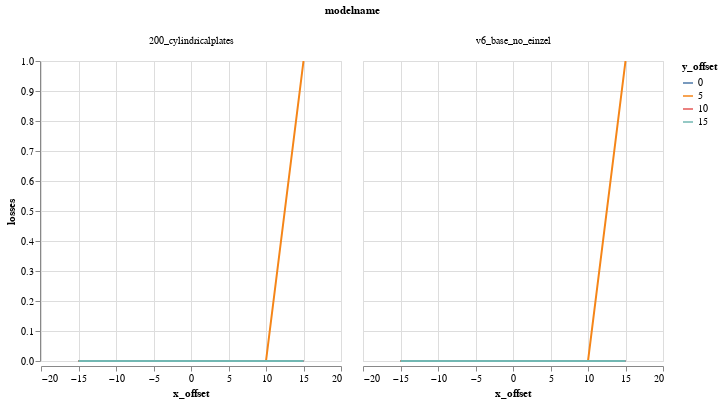

This figure's notebook cell:
### Code cell
alt.Chart(DATA).mark_line().encode(
    column="modelname",
    color='y_offset:N',
    x='x_offset',
    y='losses',
)

### Figure 1 — Vega-Lite specification as saved in the notebook (floating-point values rounded to 4 significant figures)
{"$schema": "https://vega.github.io/schema/vega-lite/v1.2.1.json", "data": {"values": [{"Unnamed: 0": 0, "losses": 0, "modelname": "200_cylindricalplates", "relbeta": 0.002309, "sourceID": 16777222, "sourceName": "x_-15_y_0", "x_emittance": 1.659, "x_emittance_rel": 1.024, "x_norm_emittance": 0.003831, "x_offset": -15, "y_emittance": 1.571, "y_emittance_rel": 0.9992, "y_norm_emittance": 0.003627, "y_offset": 0}, {"Unnamed: 0": 1, "losses": 0, "modelname": "200_cylindricalplates", "relbeta": 0.002309, "sourceID": 16777229, "sourceName": "x_-15_y_5", "x_emittance": 1.627, "x_emittance_rel": 1.021, "x_norm_emittance": 0.003757, "x_offset": -15, "y_emittance": 1.597, "y_emittance_rel": 1.002, "y_norm_emittance": 0.003687, "y_offset": 5}, {"Unnamed: 0": 2, "losses": 0, "modelname": "200_cylindricalplates", "relbeta": 0.002309, "sourceID": 16777236, "sourceName": "x_-15_y_10", "x_emittance": 1.653, "x_emittance_rel": 1.022, "x_norm_emittance": 0.003816, "x_offset": -15, "y_emittance": 1.608, "y_emittance_rel": 1.007, "y_norm_emittance": 0.003712, "y_offset": 10}, {"Unnamed: 0": 3, "losses": 0, "modelname": "200_cylindricalplates", "relbeta": 0.002309, "sourceID": 16777243, "sourceName": "x_-15_y_15", "x_emittance": 1.746, "x_emittance_rel": 1.045, "x_norm_emittance": 0.004031, "x_offset": -15, "y_emittance": 1.67, "y_emittance_rel": 1.005, "y_norm_emittance": 0.003856, "y_offset": 15}, {"Unnamed: 0": 4, "losses": 0, "modelname": "200_cylindricalplates", "relbeta": 0.002309, "sourceID": 16777220, "sourceName": "x_-10_y_0", "x_emittance": 1.592, "x_emittance_rel": 0.9998, "x_norm_emittance": 0.003675, "x_offset": -10, "y_emittance": 1.553, "y_emittance_rel": 1.0, "y_norm_emittance": 0.003586, "y_offset": 0}, {"Unnamed: 0": 5, "losses": 0, "modelname": "200_cylindricalplates", "relbeta": 0.002309, "sourceID": 16777227, "sourceName": "x_-10_y_5", "x_emittance": 1.608, "x_emittance_rel": 0.9972, "x_norm_emittance": 0.003713, "x_offset": -10, "y_emittance": 1.583, "y_emittance_rel": 1.002, "y_norm_emittance": 0.003654, "y_offset": 5}, {"Unnamed: 0": 6, "losses": 0, "modelname": "200_cylindricalplates", "relbeta": 0.002309, "sourceID": 16777234, "sourceName": "x_-10_y_10", "x_emittance": 1.491, "x_emittance_rel": 1.003, "x_norm_emittance": 0.003441, "x_offset": -10, "y_emittance": 1.676, "y_emittance_rel": 1.006, "y_norm_emittance": 0.003869, "y_offset": 10}, {"Unnamed: 0": 7, "losses": 0, "modelname": "200_cylindricalplates", "relbeta": 0.002309, "sourceID": 16777241, "sourceName": "x_-10_y_15", "x_emittance": 1.46, "x_emittance_rel": 1.007, "x_norm_emittance": 0.003372, "x_offset": -10, "y_emittance": 1.639, "y_emittance_rel": 1.003, "y_norm_emittance": 0.003785, "y_offset": 15}, {"Unnamed: 0": 8, "losses": 0, "modelname": "200_cylindricalplates", "relbeta": 0.002309, "sourceID": 16777218, "sourceName": "x_-5_y_0", "x_emittance": 1.681, "x_emittance_rel": 1.003, "x_norm_emittance": 0.003881, "x_offset": -5, "y_emittance": 1.72, "y_emittance_rel": 1.001, "y_norm_emittance": 0.00397, "y_offset": 0}, {"Unnamed: 0": 9, "losses": 0, "modelname": "200_cylindricalplates", "relbeta": 0.002309, "sourceID": 16777225, "sourceName": "x_-5_y_5", "x_emittance": 1.534, "x_emittance_rel": 1.007, "x_norm_emittance": 0.003541, "x_offset": -5, "y_emittance": 1.637, "y_emittance_rel": 1.007, "y_norm_emittance": 0.003779, "y_offset": 5}, {"Unnamed: 0": 10, "losses": 0, "modelname": "200_cylindricalplates", "relbeta": 0.002309, "sourceID": 16777232, "sourceName": "x_-5_y_10", "x_emittance": 1.534, "x_emittance_rel": 1.015, "x_norm_emittance": 0.003542, "x_offset": -5, "y_emittance": 1.57, "y_emittance_rel": 1.016, "y_norm_emittance": 0.003623, "y_offset": 10}, {"Unnamed: 0": 11, "losses": 0, "modelname": "200_cylindricalplates", "relbeta": 0.002309, "sourceID": 16777239, "sourceName": "x_-5_y_15", "x_emittance": 1.766, "x_emittance_rel": 1.044, "x_norm_emittance": 0.004078, "x_offset": -5, "y_emittance": 1.549, "y_emittance_rel": 1.029, "y_norm_emittance": 0.003576, "y_offset": 15}, {"Unnamed: 0": 12, "losses": 0, "modelname": "200_cylindricalplates", "relbeta": 0.002309, "sourceID": 16777216, "sourceName": "x_0_y_0", "x_emittance": 1.545, "x_emittance_rel": 1.003, "x_norm_emittance": 0.003566, "x_offset": 0, "y_emittance": 1.537, "y_emittance_rel": 1.0, "y_norm_emittance": 0.003549, "y_offset": 0}, {"Unnamed: 0": 13, "losses": 0, "modelname": "200_cylindricalplates", "relbeta": 0.002309, "sourceID": 16777223, "sourceName": "x_0_y_5", "x_emittance": 1.544, "x_emittance_rel": 1.002, "x_norm_emittance": 0.003564, "x_offset": 0, "y_emittance": 1.553, "y_emittance_rel": 1.012, "y_norm_emittance": 0.003585, "y_offset": 5}, {"Unnamed: 0": 14, "losses": 0, "modelname": "200_cylindricalplates", "relbeta": 0.002309, "sourceID": 16777230, "sourceName": "x_0_y_10", "x_emittance": 1.445, "x_emittance_rel": 1.03, "x_norm_emittance": 0.003336, "x_offset": 0, "y_emittance": 1.516, "y_emittance_rel": 1.028, "y_norm_emittance": 0.0035, "y_offset": 10}, {"Unnamed: 0": 15, "losses": 0, "modelname": "200_cylindricalplates", "relbeta": 0.002309, "sourceID": 16777237, "sourceName": "x_0_y_15", "x_emittance": 1.933, "x_emittance_rel": 1.093, "x_norm_emittance": 0.004462, "x_offset": 0, "y_emittance": 1.774, "y_emittance_rel": 1.1, "y_norm_emittance": 0.004096, "y_offset": 15}, {"Unnamed: 0": 16, "losses": 0, "modelname": "200_cylindricalplates", "relbeta": 0.002309, "sourceID": 16777217, "sourceName": "x_5_y_0", "x_emittance": 1.564, "x_emittance_rel": 1.009, "x_norm_emittance": 0.003611, "x_offset": 5, "y_emittance": 1.68, "y_emittance_rel": 1.003, "y_norm_emittance": 0.003878, "y_offset": 0}, {"Unnamed: 0": 17, "losses": 0, "modelname": "200_cylindricalplates", "relbeta": 0.002309, "sourceID": 16777224, "sourceName": "x_5_y_5", "x_emittance": 1.629, "x_emittance_rel": 1.017, "x_norm_emittance": 0.003761, "x_offset": 5, "y_emittance": 1.485, "y_emittance_rel": 1.008, "y_norm_emittance": 0.003429, "y_offset": 5}, {"Unnamed: 0": 18, "losses": 0, "modelname": "200_cylindricalplates", "relbeta": 0.002309, "sourceID": 16777231, "sourceName": "x_5_y_10", "x_emittance": 1.566, "x_emittance_rel": 1.071, "x_norm_emittance": 0.003616, "x_offset": 5, "y_emittance": 1.609, "y_emittance_rel": 1.009, "y_norm_emittance": 0.003714, "y_offset": 10}, {"Unnamed: 0": 19, "losses": 0, "modelname": "200_cylindricalplates", "relbeta": 0.002309, "sourceID": 16777238, "sourceName": "x_5_y_15", "x_emittance": 1.779, "x_emittance_rel": 1.113, "x_norm_emittance": 0.004108, "x_offset": 5, "y_emittance": 1.693, "y_emittance_rel": 1.076, "y_norm_emittance": 0.003908, "y_offset": 15}, {"Unnamed: 0": 20, "losses": 0, "modelname": "200_cylindricalplates", "relbeta": 0.002309, "sourceID": 16777219, "sourceName": "x_10_y_0", "x_emittance": 1.571, "x_emittance_rel": 1.034, "x_norm_emittance": 0.003627, "x_offset": 10, "y_emittance": 1.604, "y_emittance_rel": 1.003, "y_norm_emittance": 0.003703, "y_offset": 0}, {"Unnamed: 0": 21, "losses": 0, "modelname": "200_cylindricalplates", "relbeta": 0.002309, "sourceID": 16777226, "sourceName": "x_10_y_5", "x_emittance": 1.486, "x_emittance_rel": 1.026, "x_norm_emittance": 0.00343, "x_offset": 10, "y_emittance": 1.498, "y_emittance_rel": 0.994, "y_norm_emittance": 0.003457, "y_offset": 5}, {"Unnamed: 0": 22, "losses": 0, "modelname": "200_cylindricalplates", "relbeta": 0.002309, "sourceID": 16777233, "sourceName": "x_10_y_10", "x_emittance": 1.895, "x_emittance_rel": 1.088, "x_norm_emittance": 0.004376, "x_offset": 10, "y_emittance": 1.661, "y_emittance_rel": 1.03, "y_norm_emittance": 0.003835, "y_offset": 10}, {"Unnamed: 0": 23, "losses": 0, "modelname": "200_cylindricalplates", "relbeta": 0.002309, "sourceID": 16777240, "sourceName": "x_10_y_15", "x_emittance": 1.75, "x_emittance_rel": 1.112, "x_norm_emittance": 0.00404, "x_offset": 10, "y_emittance": 1.579, "y_emittance_rel": 1.045, "y_norm_emittance": 0.003646, "y_offset": 15}, {"Unnamed: 0": 24, "losses": 0, "modelname": "200_cylindricalplates", "relbeta": 0.002309, "sourceID": 16777221, "sourceName": "x_15_y_0", "x_emittance": 1.749, "x_emittance_rel": 1.167, "x_norm_emittance": 0.004039, "x_offset": 15, "y_emittance": 1.581, "y_emittance_rel": 1.002, "y_norm_emittance": 0.00365, "y_offset": 0}, {"Unnamed: 0": 25, "losses": 1, "modelname": "200_cylindricalplates", "relbeta": 0.002309, "sourceID": 16777228, "sourceName": "x_15_y_5", "x_emittance": 1.749, "x_emittance_rel": 1.113, "x_norm_emittance": 0.004038, "x_offset": 15, "y_emittance": 1.487, "y_emittance_rel": 1.001, "y_norm_emittance": 0.003433, "y_offset": 5}, {"Unnamed: 0": 26, "losses": 0, "modelname": "200_cylindricalplates", "relbeta": 0.002309, "sourceID": 16777235, "sourceName": "x_15_y_10", "x_emittance": 1.77, "x_emittance_rel": 1.091, "x_norm_emittance": 0.004086, "x_offset": 15, "y_emittance": 1.638, "y_emittance_rel": 1.013, "y_norm_emittance": 0.00378, "y_offset": 10}, {"Unnamed: 0": 27, "losses": 0, "modelname": "200_cylindricalplates", "relbeta": 0.002309, "sourceID": 16777242, "sourceName": "x_15_y_15", "x_emittance": 1.695, "x_emittance_rel": 1.119, "x_norm_emittance": 0.003912, "x_offset": 15, "y_emittance": 1.671, "y_emittance_rel": 1.053, "y_norm_emittance": 0.003858, "y_offset": 15}, {"Unnamed: 0": 0, "losses": 0, "modelname": "v6_base_no_einzel", "relbeta": 0.002308, "sourceID": 16777222, "sourceName": "x_-15_y_0", "x_emittance": 1.656, "x_emittance_rel": 1.021, "x_norm_emittance": 0.003823, "x_offset": -15, "y_emittance": 1.571, "y_emittance_rel": 0.9994, "y_norm_emittance": 0.003627, "y_offset": 0}, {"Unnamed: 0": 1, "losses": 0, "modelname": "v6_base_no_einzel", "relbeta": 0.002308, "sourceID": 16777229, "sourceName": "x_-15_y_5", "x_emittance": 1.624, "x_emittance_rel": 1.019, "x_norm_emittance": 0.003748, "x_offset": -15, "y_emittance": 1.598, "y_emittance_rel": 1.003, "y_norm_emittance": 0.003689, "y_offset": 5}, {"Unnamed: 0": 2, "losses": 0, "modelname": "v6_base_no_einzel", "relbeta": 0.002308, "sourceID": 16777236, "sourceName": "x_-15_y_10", "x_emittance": 1.651, "x_emittance_rel": 1.021, "x_norm_emittance": 0.003811, "x_offset": -15, "y_emittance": 1.607, "y_emittance_rel": 1.006, "y_norm_emittance": 0.00371, "y_offset": 10}, {"Unnamed: 0": 3, "losses": 0, "modelname": "v6_base_no_einzel", "relbeta": 0.002308, "sourceID": 16777243, "sourceName": "x_-15_y_15", "x_emittance": 1.737, "x_emittance_rel": 1.04, "x_norm_emittance": 0.00401, "x_offset": -15, "y_emittance": 1.665, "y_emittance_rel": 1.002, "y_norm_emittance": 0.003842, "y_offset": 15}, {"Unnamed: 0": 4, "losses": 0, "modelname": "v6_base_no_einzel", "relbeta": 0.002308, "sourceID": 16777220, "sourceName": "x_-10_y_0", "x_emittance": 1.594, "x_emittance_rel": 1.001, "x_norm_emittance": 0.003681, "x_offset": -10, "y_emittance": 1.552, "y_emittance_rel": 0.9996, "y_norm_emittance": 0.003583, "y_offset": 0}, {"Unnamed: 0": 5, "losses": 0, "modelname": "v6_base_no_einzel", "relbeta": 0.002308, "sourceID": 16777227, "sourceName": "x_-10_y_5", "x_emittance": 1.609, "x_emittance_rel": 0.9974, "x_norm_emittance": 0.003714, "x_offset": -10, "y_emittance": 1.582, "y_emittance_rel": 1.001, "y_norm_emittance": 0.003652, "y_offset": 5}, {"Unnamed: 0": 6, "losses": 0, "modelname": "v6_base_no_einzel", "relbeta": 0.002308, "sourceID": 16777234, "sourceName": "x_-10_y_10", "x_emittance": 1.488, "x_emittance_rel": 1.001, "x_norm_emittance": 0.003435, "x_offset": -10, "y_emittance": 1.669, "y_emittance_rel": 1.002, "y_norm_emittance": 0.003854, "y_offset": 10}, {"Unnamed: 0": 7, "losses": 0, "modelname": "v6_base_no_einzel", "relbeta": 0.002308, "sourceID": 16777241, "sourceName": "x_-10_y_15", "x_emittance": 1.454, "x_emittance_rel": 1.003, "x_norm_emittance": 0.003356, "x_offset": -10, "y_emittance": 1.636, "y_emittance_rel": 1.001, "y_norm_emittance": 0.003776, "y_offset": 15}, {"Unnamed: 0": 8, "losses": 0, "modelname": "v6_base_no_einzel", "relbeta": 0.002308, "sourceID": 16777218, "sourceName": "x_-5_y_0", "x_emittance": 1.679, "x_emittance_rel": 1.001, "x_norm_emittance": 0.003875, "x_offset": -5, "y_emittance": 1.718, "y_emittance_rel": 1.0, "y_norm_emittance": 0.003966, "y_offset": 0}, {"Unnamed: 0": 9, "losses": 0, "modelname": "v6_base_no_einzel", "relbeta": 0.002308, "sourceID": 16777225, "sourceName": "x_-5_y_5", "x_emittance": 1.525, "x_emittance_rel": 1.001, "x_norm_emittance": 0.003521, "x_offset": -5, "y_emittance": 1.63, "y_emittance_rel": 1.002, "y_norm_emittance": 0.003762, "y_offset": 5}, {"Unnamed: 0": 10, "losses": 0, "modelname": "v6_base_no_einzel", "relbeta": 0.002308, "sourceID": 16777232, "sourceName": "x_-5_y_10", "x_emittance": 1.517, "x_emittance_rel": 1.004, "x_norm_emittance": 0.003503, "x_offset": -5, "y_emittance": 1.553, "y_emittance_rel": 1.005, "y_norm_emittance": 0.003584, "y_offset": 10}, {"Unnamed: 0": 11, "losses": 0, "modelname": "v6_base_no_einzel", "relbeta": 0.002308, "sourceID": 16777239, "sourceName": "x_-5_y_15", "x_emittance": 1.711, "x_emittance_rel": 1.011, "x_norm_emittance": 0.003949, "x_offset": -5, "y_emittance": 1.513, "y_emittance_rel": 1.006, "y_norm_emittance": 0.003493, "y_offset": 15}, {"Unnamed: 0": 12, "losses": 0, "modelname": "v6_base_no_einzel", "relbeta": 0.002308, "sourceID": 16777216, "sourceName": "x_0_y_0", "x_emittance": 1.542, "x_emittance_rel": 1.001, "x_norm_emittance": 0.00356, "x_offset": 0, "y_emittance": 1.537, "y_emittance_rel": 1.0, "y_norm_emittance": 0.003548, "y_offset": 0}, {"Unnamed: 0": 13, "losses": 0, "modelname": "v6_base_no_einzel", "relbeta": 0.002308, "sourceID": 16777223, "sourceName": "x_0_y_5", "x_emittance": 1.539, "x_emittance_rel": 0.9989, "x_norm_emittance": 0.003552, "x_offset": 0, "y_emittance": 1.544, "y_emittance_rel": 1.006, "y_norm_emittance": 0.003564, "y_offset": 5}, {"Unnamed: 0": 14, "losses": 0, "modelname": "v6_base_no_einzel", "relbeta": 0.002308, "sourceID": 16777230, "sourceName": "x_0_y_10", "x_emittance": 1.421, "x_emittance_rel": 1.013, "x_norm_emittance": 0.00328, "x_offset": 0, "y_emittance": 1.488, "y_emittance_rel": 1.009, "y_norm_emittance": 0.003435, "y_offset": 10}, {"Unnamed: 0": 15, "losses": 0, "modelname": "v6_base_no_einzel", "relbeta": 0.002308, "sourceID": 16777237, "sourceName": "x_0_y_15", "x_emittance": 1.825, "x_emittance_rel": 1.032, "x_norm_emittance": 0.004213, "x_offset": 0, "y_emittance": 1.666, "y_emittance_rel": 1.033, "y_norm_emittance": 0.003846, "y_offset": 15}, {"Unnamed: 0": 16, "losses": 0, "modelname": "v6_base_no_einzel", "relbeta": 0.002308, "sourceID": 16777217, "sourceName": "x_5_y_0", "x_emittance": 1.559, "x_emittance_rel": 1.006, "x_norm_emittance": 0.003598, "x_offset": 5, "y_emittance": 1.677, "y_emittance_rel": 1.002, "y_norm_emittance": 0.003872, "y_offset": 0}, {"Unnamed: 0": 17, "losses": 0, "modelname": "v6_base_no_einzel", "relbeta": 0.002308, "sourceID": 16777224, "sourceName": "x_5_y_5", "x_emittance": 1.616, "x_emittance_rel": 1.009, "x_norm_emittance": 0.003731, "x_offset": 5, "y_emittance": 1.479, "y_emittance_rel": 1.004, "y_norm_emittance": 0.003414, "y_offset": 5}, {"Unnamed: 0": 18, "losses": 0, "modelname": "v6_base_no_einzel", "relbeta": 0.002308, "sourceID": 16777231, "sourceName": "x_5_y_10", "x_emittance": 1.529, "x_emittance_rel": 1.045, "x_norm_emittance": 0.003529, "x_offset": 5, "y_emittance": 1.598, "y_emittance_rel": 1.003, "y_norm_emittance": 0.00369, "y_offset": 10}, {"Unnamed: 0": 19, "losses": 0, "modelname": "v6_base_no_einzel", "relbeta": 0.002308, "sourceID": 16777238, "sourceName": "x_5_y_15", "x_emittance": 1.68, "x_emittance_rel": 1.051, "x_norm_emittance": 0.003879, "x_offset": 5, "y_emittance": 1.611, "y_emittance_rel": 1.024, "y_norm_emittance": 0.003719, "y_offset": 15}, {"Unnamed: 0": 20, "losses": 0, "modelname": "v6_base_no_einzel", "relbeta": 0.002308, "sourceID": 16777219, "sourceName": "x_10_y_0", "x_emittance": 1.562, "x_emittance_rel": 1.028, "x_norm_emittance": 0.003607, "x_offset": 10, "y_emittance": 1.603, "y_emittance_rel": 1.002, "y_norm_emittance": 0.0037, "y_offset": 0}, {"Unnamed: 0": 21, "losses": 0, "modelname": "v6_base_no_einzel", "relbeta": 0.002308, "sourceID": 16777226, "sourceName": "x_10_y_5", "x_emittance": 1.475, "x_emittance_rel": 1.019, "x_norm_emittance": 0.003404, "x_offset": 10, "y_emittance": 1.498, "y_emittance_rel": 0.9944, "y_norm_emittance": 0.003458, "y_offset": 5}, {"Unnamed: 0": 22, "losses": 0, "modelname": "v6_base_no_einzel", "relbeta": 0.002308, "sourceID": 16777233, "sourceName": "x_10_y_10", "x_emittance": 1.858, "x_emittance_rel": 1.066, "x_norm_emittance": 0.004288, "x_offset": 10, "y_emittance": 1.645, "y_emittance_rel": 1.02, "y_norm_emittance": 0.003796, "y_offset": 10}, {"Unnamed: 0": 23, "losses": 0, "modelname": "v6_base_no_einzel", "relbeta": 0.002308, "sourceID": 16777240, "sourceName": "x_10_y_15", "x_emittance": 1.689, "x_emittance_rel": 1.074, "x_norm_emittance": 0.003899, "x_offset": 10, "y_emittance": 1.546, "y_emittance_rel": 1.023, "y_norm_emittance": 0.003568, "y_offset": 15}, {"Unnamed: 0": 24, "losses": 0, "modelname": "v6_base_no_einzel", "relbeta": 0.002308, "sourceID": 16777221, "sourceName": "x_15_y_0", "x_emittance": 1.726, "x_emittance_rel": 1.152, "x_norm_emittance": 0.003985, "x_offset": 15, "y_emittance": 1.581, "y_emittance_rel": 1.002, "y_norm_emittance": 0.003651, "y_offset": 0}, {"Unnamed: 0": 25, "losses": 1, "modelname": "v6_base_no_einzel", "relbeta": 0.002308, "sourceID": 16777228, "sourceName": "x_15_y_5", "x_emittance": 1.722, "x_emittance_rel": 1.096, "x_norm_emittance": 0.003976, "x_offset": 15, "y_emittance": 1.487, "y_emittance_rel": 1.001, "y_norm_emittance": 0.003432, "y_offset": 5}, {"Unnamed: 0": 26, "losses": 0, "modelname": "v6_base_no_einzel", "relbeta": 0.002308, "sourceID": 16777235, "sourceName": "x_15_y_10", "x_emittance": 1.751, "x_emittance_rel": 1.079, "x_norm_emittance": 0.004042, "x_offset": 15, "y_emittance": 1.638, "y_emittance_rel": 1.014, "y_norm_emittance": 0.003781, "y_offset": 10}, {"Unnamed: 0": 27, "losses": 0, "modelname": "v6_base_no_einzel", "relbeta": 0.002308, "sourceID": 16777242, "sourceName": "x_15_y_15", "x_emittance": 1.686, "x_emittance_rel": 1.113, "x_norm_emittance": 0.003893, "x_offset": 15, "y_emittance": 1.671, "y_emittance_rel": 1.052, "y_norm_emittance": 0.003857, "y_offset": 15}]}, "encoding": {"color": {"field": "y_offset", "type": "nominal"}, "column": {"field": "modelname", "type": "nominal"}, "x": {"field": "x_offset", "type": "quantitative"}, "y": {"field": "losses", "type": "quantitative"}}, "mark": "line"}
